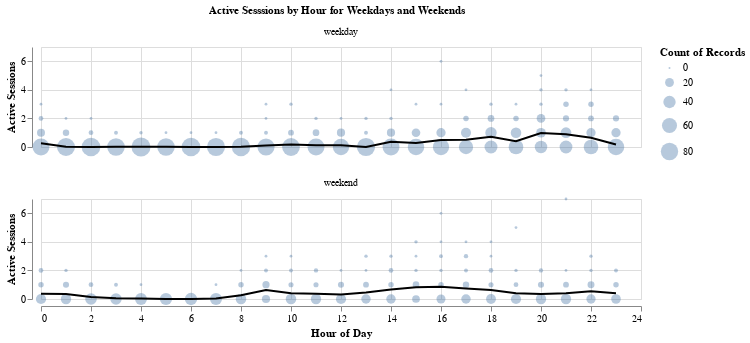

Here is the notebook cell this chart was saved with:
### Markdown cell above
This plot tells us about player activity throughout the day. It seems like higher numbers of active players occur during the day, and is the highest around evening time.

### Code cell
dayofweek_plot = alt.Chart(dayofweek_preds).mark_point(opacity = 0.4, filled = True).encode(
    x = alt.X('hour').title('Hour of Day'),
    y = alt.Y('active_sessions').title('Active Sessions'),
    size = 'count():Q'
)

dayofweek_pred_line = alt.Chart(dayofweek_preds).mark_line(color = 'black').encode(
    x = 'hour', y='predictions')

dayofweek_sessions_plot = alt.layer(dayofweek_plot, dayofweek_pred_line).properties(width = 600, height = 100).facet(facet=alt.Facet('day_or_end', title = 'Active Sesssions by Hour for Weekdays and Weekends'),columns = 1)
dayofweek_sessions_plot

### Figure 1 — Vega-Lite specification as saved in the notebook (floating-point values rounded to 4 significant figures; data arrays with more than 128 entries replaced by an {"elided": "..."} marker saying what was removed)
{"config": {"view": {"continuousWidth": 300, "continuousHeight": 300}}, "data": {"name": "data-6f0342c269a264a28720d47f0ee8b63a"}, "facet": {"field": "day_or_end", "title": "Active Sesssions by Hour for Weekdays and Weekends", "type": "nominal"}, "spec": {"layer": [{"mark": {"type": "point", "filled": true, "opacity": 0.4}, "encoding": {"size": {"aggregate": "count", "type": "quantitative"}, "x": {"field": "hour", "title": "Hour of Day", "type": "quantitative"}, "y": {"field": "active_sessions", "title": "Active Sessions", "type": "quantitative"}}}, {"mark": {"type": "line", "color": "black"}, "encoding": {"x": {"field": "hour", "type": "quantitative"}, "y": {"field": "predictions", "type": "quantitative"}}}], "height": 100, "width": 600}, "columns": 1, "$schema": "https://vega.github.io/schema/vega-lite/v5.17.0.json", "datasets": {"data-6f0342c269a264a28720d47f0ee8b63a": {"elided": "3113 records"}}}
